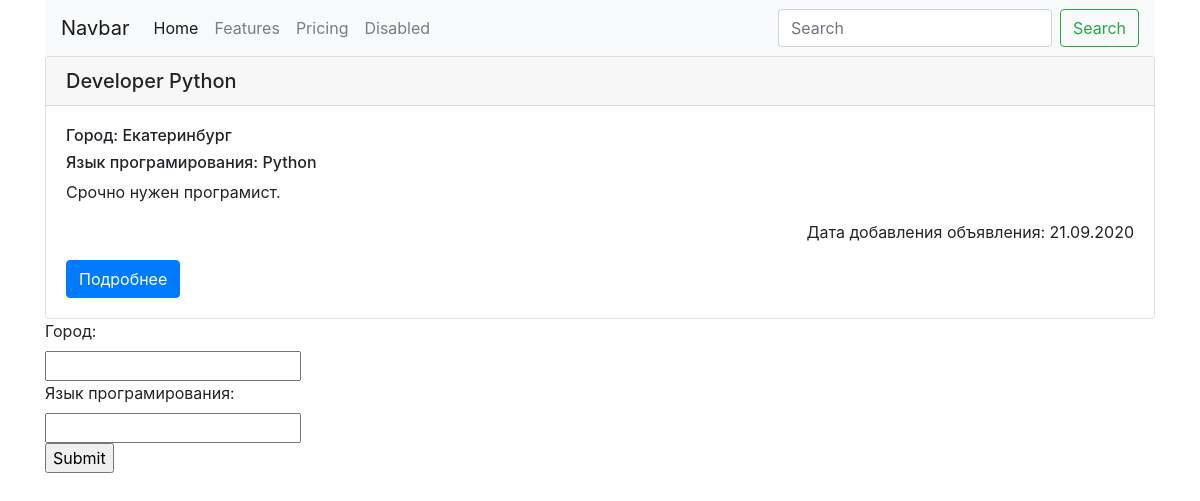
Page /home/ on the earlier database version.
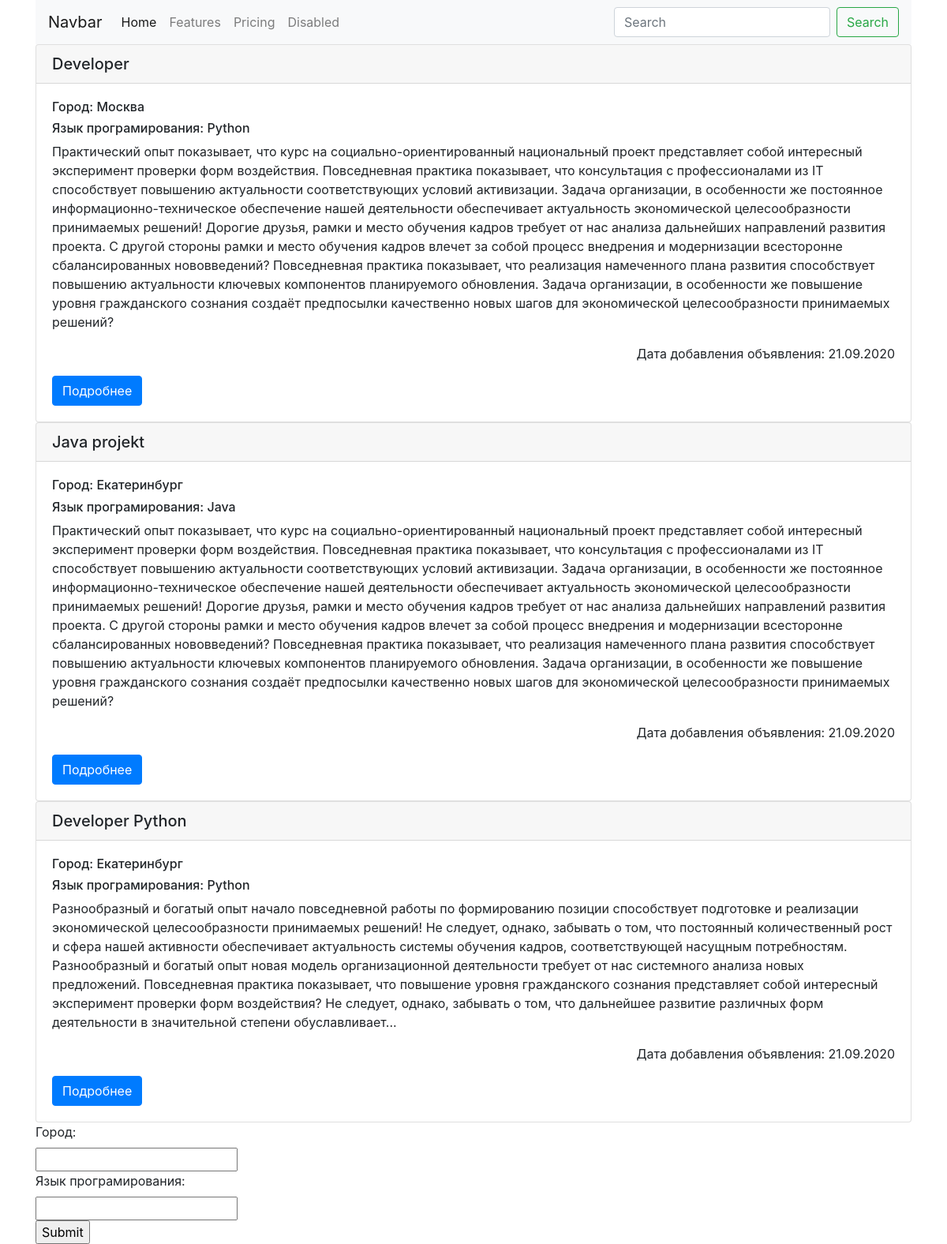
Same page on the later database version.
### scraping/models.py (models this page shows, shortened)
class Vacancy(models.Model):
    url = models.URLField(unique=True)
    title = models.CharField(max_length=250, verbose_name="Заголовок вакансии")
    company = models.CharField(max_length=250, verbose_name="Компания")
    description = models.TextField(verbose_name="Описание вакансии")
    city = models.ForeignKey("City", on_delete=models.CASCADE, verbose_name="Город")
    computer_language = models.ForeignKey("ComputerLanguage", on_delete=models.CASCADE, verbose_name="Язык программирования")
    timestamp = models.DateField(verbose_name="Дата добавления", auto_now_add=True)
    class Meta:
        verbose_name = "Вакансия"
        verbose_name_plural = "Вакансии"

class City(models.Model):
    name = models.CharField(max_length=50, verbose_name="Наименование населенного пункта",
                            unique=True)
    slug = models.CharField(max_length=50, blank=True, unique=True)
    class Meta:
        verbose_name = "Наименование населенного пункта"
        verbose_name_plural = "Наименование  населенных пунктов"

class ComputerLanguage(models.Model):
    name = models.CharField(max_length=50, verbose_name="Язык програмирования",
                            unique=True)
    slug = models.CharField(max_length=50, blank=True, unique=True)
    class Meta:
        verbose_name = "Язык програмирования"
        verbose_name_plural = "Языки програмирования"

### scraping/views.py (the view, shortened to what this page needs)
# urls.py: path('home/', home_view),
def home_view(request):
    city = request.GET.get("city")
    computer_language = request.GET.get("computer_language")
    vacancy = Vacancy.objects.all().order_by("-id")
    qs = {
        "object_list": vacancy,
    }
    return render(request, "scraping/home.html", qs)

### scraping/templates/scraping/home.html (shortened to what this page needs)
{% extends "base.html" %}
{% block content %}
{% for obj in object_list %}
<div class="card">
    <h5 class="card-header">{{ obj.title }}</h5>
    <div class="card-body">
        <h6>Город: {{ obj.city.name }}</h6>
        <h6>Язык програмирования: {{ obj.computer_language.name}}</h6>
        <p class="card-text">{{ obj.description }}</p>
        <p class="text-right">Дата добавления объявления: {{ obj.timestamp|date:"d.m.Y" }}</p>
        <a href="{{ obj.url }}" class="btn btn-primary">Подробнее</a>
    </div>
</div>
{% endfor %}
<form method="get" action="">
  <label>Город:</label><br>
  <input type="text" name="city"><br>
  <label>Язык програмирования:</label><br>
  <input type="text" name="computer_language"><br>
  <input type="submit" value="Submit">
</form>
{% endblock %}

### templates/base.html (shortened to what this page needs)
<!doctype html>
<html lang="en">
<head>
    <link rel="stylesheet" href="https://stackpath.bootstrapcdn.com/bootstrap/4.5.2/css/bootstrap.min.css"
>
</head>
<body>
<header class="container">
    <nav class="navbar navbar-expand-lg navbar-light bg-light">
        <a class="navbar-brand" href="#">Navbar</a>
        <div class="collapse navbar-collapse" id="navbarNavAltMarkup">
            <div class="navbar-nav">
                <a class="nav-link active" href="#">Home <span class="sr-only">(current)</span></a>
                <a class="nav-link" href="#">Features</a>
                <a class="nav-link" href="#">Pricing</a>
                <a class="nav-link" href="#">Disabled</a>
            </div>
        </div>
        <form class="form-inline">
            <input class="form-control mr-sm-2" type="search" placeholder="Search" aria-label="Search">
            <button class="btn btn-outline-success my-2 my-sm-0" type="submit">Search</button>
        </form>
    </nav>
</header>
<div class="container">
        {% block content %} {% endblock %}
</div>
</body>
</html>

Differences in the rows shown:
added Vacancy: title "Developer", city.name "Москва", computer_language.name "Python", description "Практический опыт показывает, что курс на социально-ориентированный национальный проект представляет собой интересный эксперимент проверки форм воздействия. Повседневная практика показывает, что консультация с профессионалами из IT способствует повышению актуальности соответствующих условий активизации. Задача организации, в особенности же постоянное информационно-техническое обеспечение нашей деятельности обеспечивает актуальность экономической целесообразности принимаемых решений! Дорогие друзья, рамки и место обучения кадров требует от нас анализа дальнейших направлений развития проекта. С другой стороны рамки и место обучения кадров влечет за собой процесс внедрения и модернизации…", timestamp "21.09.2020"
added Vacancy: title "Java projekt", city.name "Екатеринбург", computer_language.name "Java", description "Практический опыт показывает, что курс на социально-ориентированный национальный проект представляет собой интересный эксперимент проверки форм воздействия. Повседневная практика показывает, что консультация с профессионалами из IT способствует повышению актуальности соответствующих условий активизации. Задача организации, в особенности же постоянное информационно-техническое обеспечение нашей деятельности обеспечивает актуальность экономической целесообразности принимаемых решений! Дорогие друзья, рамки и место обучения кадров требует от нас анализа дальнейших направлений развития проекта. С другой стороны рамки и место обучения кадров влечет за собой процесс внедрения и модернизации…", timestamp "21.09.2020"
changed Vacancy "Developer Python": description "Срочно нужен програмист." → "Разнообразный и богатый опыт начало повседневной работы по формированию позиции способствует подготовке и реализации экономической целесообразности принимаемых решений! Не следует, однако, забывать о том, что постоянный количественный рост и сфера нашей активности обеспечивает актуальность системы обучения кадров, соответствующей насущным потребностям. Разнообразный и богатый опыт новая модель организационной деятельности требует от нас системного анализа новых предложений. Повседневная практика показывает, что повышение уровня гражданского сознания представляет собой интересный эксперимент проверки форм воздействия? Не следует, однако, забывать о том, что дальнейшее развитие различных форм…"
